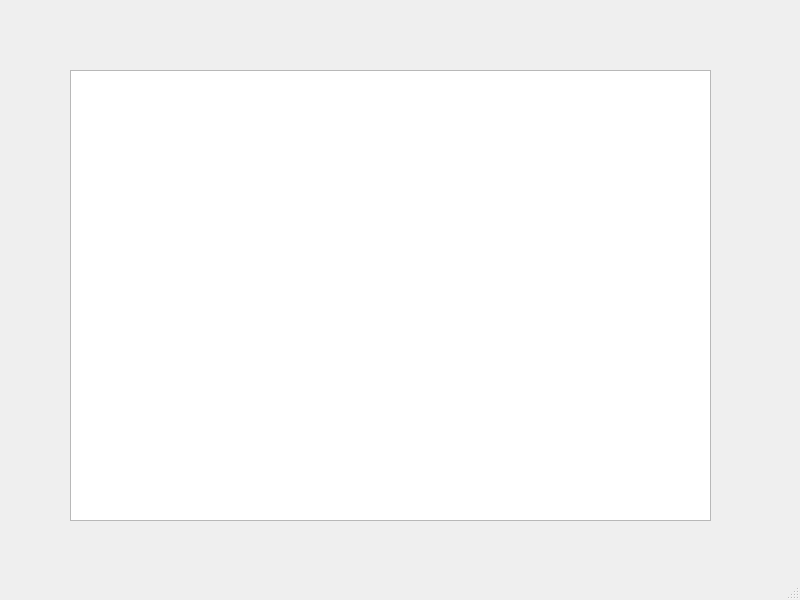
<?xml version="1.0" encoding="UTF-8"?>
<ui version="4.0">
 <class>MainWindow</class>
 <widget class="QMainWindow" name="MainWindow">
  <property name="geometry">
   <rect>
    <x>0</x>
    <y>0</y>
    <width>800</width>
    <height>600</height>
   </rect>
  </property>
  <property name="windowTitle">
   <string>MainWindow</string>
  </property>
  <widget class="QWidget" name="centralwidget">
   <widget class="QTextEdit" name="textEdit">
    <property name="geometry">
     <rect>
      <x>70</x>
      <y>70</y>
      <width>641</width>
      <height>451</height>
     </rect>
    </property>
   </widget>
  </widget>
  <widget class="QMenuBar" name="menubar">
   <property name="geometry">
    <rect>
     <x>0</x>
     <y>0</y>
     <width>800</width>
     <height>21</height>
    </rect>
   </property>
  </widget>
  <widget class="QStatusBar" name="statusbar"/>
 </widget>
 <resources/>
 <connections/>
</ui>
